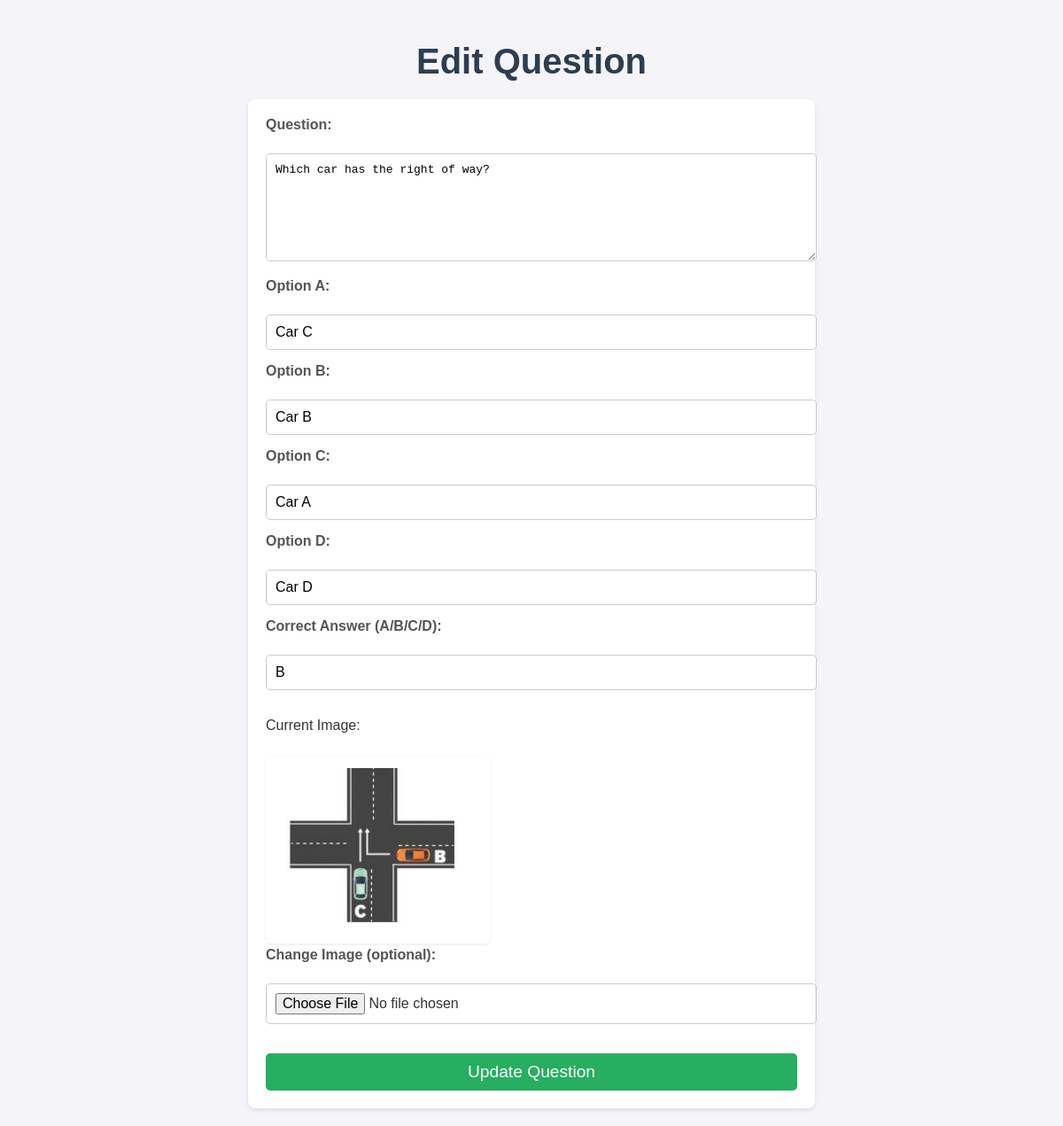
/edit_question/1, run on the app's committed database.
### app.py (models this page shows)
class Question(db.Model):
    id = db.Column(db.Integer, primary_key=True)
    question_text = db.Column(db.String(500), nullable=False)
    option_a = db.Column(db.String(200), nullable=False)
    option_b = db.Column(db.String(200), nullable=False)
    option_c = db.Column(db.String(200), nullable=False)
    option_d = db.Column(db.String(200), nullable=False)
    correct_answer = db.Column(db.String(1), nullable=False)
    image_filename = db.Column(db.String(100), nullable=True)

### app.py (the view, shortened to what this page needs)
@app.route('/edit_question/<int:id>', methods=['GET', 'POST'])
def edit_question(id):
    question = Question.query.get_or_404(id)
    return render_template('edit_question.html', question=question)

### templates/edit_question.html (shortened to what this page needs)
<!DOCTYPE html>
<html lang="en">
<head>
    <link rel="stylesheet" href="{{ url_for('static', filename='css/style4.css') }}">
</head>
<body>
    <h1>Edit Question</h1>
    <form method="POST" enctype="multipart/form-data">
        <label>Question:</label><br>
        <textarea name="question_text" required>{{ question.question_text }}</textarea><br>
        <label>Option A:</label><br>
        <input type="text" name="option_a" value="{{ question.option_a }}" required><br>
        <label>Option B:</label><br>
        <input type="text" name="option_b" value="{{ question.option_b }}" required><br>
        <label>Option C:</label><br>
        <input type="text" name="option_c" value="{{ question.option_c }}" required><br>
        <label>Option D:</label><br>
        <input type="text" name="option_d" value="{{ question.option_d }}" required><br>
        <label>Correct Answer (A/B/C/D):</label><br>
        <input type="text" name="correct_answer" value="{{ question.correct_answer }}" required><br>
        {% if question.image_filename %}
        <p>Current Image:</p>
        <img src="{{ url_for('uploaded_file', filename=question.image_filename) }}" alt="Question Image"><br>
        {% endif %}
        <label>Change Image (optional):</label><br>
        <input type="file" name="image"><br><br>
        <button type="submit">Update Question</button>
    </form>
</body>
</html>

### static/css/style4.css (style rules this page uses)
body { font-family: Arial, sans-serif; background-color: #f4f4f9; color: #333; margin: 0; padding: 20px; display: flex; flex-direction: column; align-items: center; justify-content: center; min-height: 100vh; }
h1 { font-size: 2.5em; color: #2c3e50; margin-bottom: 20px; text-align: center; }
form { max-width: 600px; width: 100%; background-color: #ffffff; padding: 20px; border-radius: 8px; box-shadow: 0 2px 5px rgba(0, 0, 0, 0.1); }
form label { font-weight: bold; margin-bottom: 5px; display: block; color: #555; }
form input[type="text"], form textarea, form input[type="file"] { width: 100%; padding: 10px; margin-bottom: 15px; border: 1px solid #ccc; border-radius: 5px; font-size: 1em; }
form textarea { resize: vertical; height: 100px; }
form img { max-width: 100%; margin-top: 10px; border-radius: 5px; box-shadow: 0 1px 3px rgba(0, 0, 0, 0.1); }
form button { background-color: #27ae60; color: #fff; padding: 10px; font-size: 1.2em; border: none; border-radius: 5px; cursor: pointer; transition: background-color 0.3s ease; text-align: center; width: 100%; }

### data on the page
Question: question_text "Which car has the right of way?", option_a "Car C", option_b "Car B", option_c "Car A", option_d "Car D", correct_answer "B", image_filename (picture)
